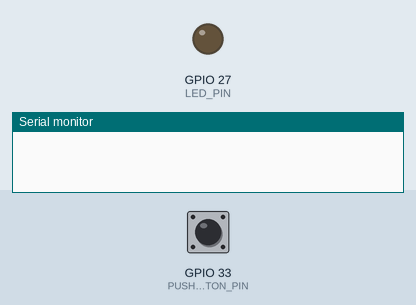
Simulated run of this sketch. Board: ESP32. On the bench: output pins drawn as LEDs (lit = HIGH), the last lines printed to the serial monitor. The inputs (shaded band) are chosen by the test bench; at power-on: GPIO 33 (PUSH_BUTTON_PIN) HIGH.

Above: at 1.2 s.
1.3 s: GPIO 33 (PUSH_BUTTON_PIN) pulled LOW for 0.15 s
At 2.2 s:
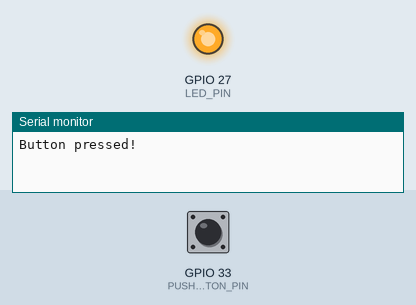
2.9 s: GPIO 33 (PUSH_BUTTON_PIN) pulled LOW for 1 s
At 3.4 s:
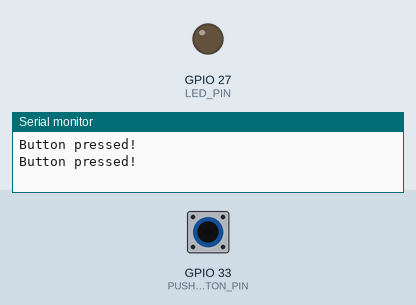
5.4 s: GPIO 33 (PUSH_BUTTON_PIN) pulled LOW for 3.2 s
At 6.5 s:
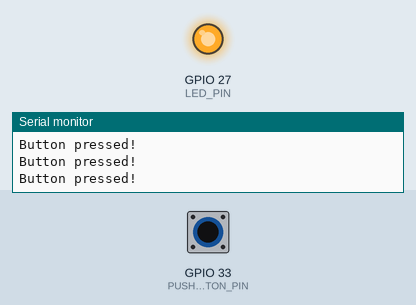
Timing chart, 0 to 8.4 s (numbered marks = the images above; inputs shaded):
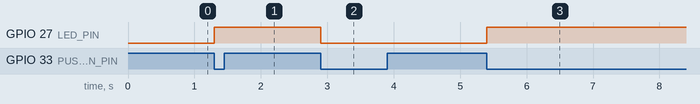

The sketch:

ISRfreeRTOS_ESP32.ino
```cpp
#include <freertos/FreeRTOS.h> //incluimos las librerias que se utilizaran
#include <freertos/task.h>


int LED_PIN = 27;             //Declaramos los pines del boton y el led
int PUSH_BUTTON_PIN = 33;

TaskHandle_t ISR = NULL;      // declaramos una variable tipo TaskHandle_t nombrada ISR que sea igual a NULL

void IRAM_ATTR button_isr_handler(){  // creamos una funcion tipo void en la memoria interna llamada button_isr_handler con una funcion dentro
  xTaskResumeFromISR(ISR);
}

void interrupt_task(void *arg){       //La tarea está en un bucle infinito y se suspende a sí misma hasta que se produce una interrupción de botón.
                                       // Cuando se reanuda, cambia el estado del LED y envía un mensaje por el puerto serie.
  bool led_status = false;
  while(1){
    vTaskSuspend(NULL);
    led_status = !led_status;
    digitalWrite(LED_PIN, led_status);
    printf("Button pressed!\n");
  }
}

void setup(){         //

  pinMode(PUSH_BUTTON_PIN, INPUT_PULLUP); // Configuramos el pin push boton como entrada y lo configuramos en modo pull up
  pinMode(LED_PIN ,OUTPUT);               // Configuramos el pin del led como entrada


  attachInterrupt(PUSH_BUTTON_PIN, button_isr_handler, FALLING);   // configuramos la interrupcion en el boton

  xTaskCreate(interrupt_task, "interrupt_task", 4096, NULL, 10, &ISR);  // Finalmente, se crea la tarea interrupt_task utilizando la función xTaskCreate().
}

void loop(){
  // No es necesario implementar nada aquí
}
```

Measured:
- after the input at 1.3 s, GPIO 27 (LED_PIN): LOW → HIGH at once
- after the input at 2.9 s, GPIO 27 (LED_PIN): HIGH → LOW at once
- after the input at 5.4 s, GPIO 27 (LED_PIN): LOW → HIGH at once
